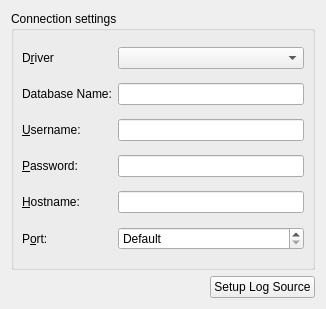
<?xml version="1.0" encoding="UTF-8"?>
<ui version="4.0">
 <class>dataLoggerWindow</class>
 <widget class="QWidget" name="dataLoggerWindow">
  <property name="geometry">
   <rect>
    <x>0</x>
    <y>0</y>
    <width>326</width>
    <height>309</height>
   </rect>
  </property>
  <property name="sizePolicy">
   <sizepolicy hsizetype="Preferred" vsizetype="Maximum">
    <horstretch>0</horstretch>
    <verstretch>0</verstretch>
   </sizepolicy>
  </property>
  <property name="windowTitle">
   <string>Form</string>
  </property>
  <layout class="QVBoxLayout" name="verticalLayout">
   <item>
    <widget class="QGroupBox" name="connGroupBox">
     <property name="title">
      <string>Connection settings</string>
     </property>
     <layout class="QGridLayout">
      <property name="leftMargin">
       <number>8</number>
      </property>
      <property name="topMargin">
       <number>8</number>
      </property>
      <property name="rightMargin">
       <number>8</number>
      </property>
      <property name="bottomMargin">
       <number>8</number>
      </property>
      <property name="spacing">
       <number>6</number>
      </property>
      <item row="0" column="1">
       <widget class="QComboBox" name="sourceTypeCombo"/>
      </item>
      <item row="2" column="0">
       <widget class="QLabel" name="textLabel4">
        <property name="text">
         <string>&amp;Username:</string>
        </property>
        <property name="buddy">
         <cstring>editUsername</cstring>
        </property>
       </widget>
      </item>
      <item row="0" column="0">
       <widget class="QLabel" name="textLabel2">
        <property name="text">
         <string>D&amp;river</string>
        </property>
        <property name="buddy">
         <cstring>sourceTypeCombo</cstring>
        </property>
       </widget>
      </item>
      <item row="1" column="1">
       <widget class="QLineEdit" name="editDatabase"/>
      </item>
      <item row="5" column="1">
       <widget class="QSpinBox" name="portSpinBox">
        <property name="specialValueText">
         <string>Default</string>
        </property>
        <property name="minimum">
         <number>-1</number>
        </property>
        <property name="maximum">
         <number>65535</number>
        </property>
        <property name="value">
         <number>-1</number>
        </property>
       </widget>
      </item>
      <item row="1" column="0">
       <widget class="QLabel" name="textLabel3">
        <property name="text">
         <string>Database Name:</string>
        </property>
        <property name="buddy">
         <cstring>editDatabase</cstring>
        </property>
       </widget>
      </item>
      <item row="3" column="1">
       <widget class="QLineEdit" name="editPassword">
        <property name="echoMode">
         <enum>QLineEdit::Password</enum>
        </property>
       </widget>
      </item>
      <item row="2" column="1">
       <widget class="QLineEdit" name="editUsername"/>
      </item>
      <item row="4" column="1">
       <widget class="QLineEdit" name="editHostname"/>
      </item>
      <item row="4" column="0">
       <widget class="QLabel" name="textLabel5">
        <property name="text">
         <string>&amp;Hostname:</string>
        </property>
        <property name="buddy">
         <cstring>editHostname</cstring>
        </property>
       </widget>
      </item>
      <item row="5" column="0">
       <widget class="QLabel" name="textLabel5_2">
        <property name="text">
         <string>P&amp;ort:</string>
        </property>
        <property name="buddy">
         <cstring>portSpinBox</cstring>
        </property>
       </widget>
      </item>
      <item row="3" column="0">
       <widget class="QLabel" name="textLabel4_2">
        <property name="text">
         <string>&amp;Password:</string>
        </property>
        <property name="buddy">
         <cstring>editPassword</cstring>
        </property>
       </widget>
      </item>
     </layout>
    </widget>
   </item>
   <item>
    <layout class="QHBoxLayout" name="horizontalLayout">
     <item>
      <spacer name="horizontalSpacer">
       <property name="orientation">
        <enum>Qt::Horizontal</enum>
       </property>
       <property name="sizeType">
        <enum>QSizePolicy::MinimumExpanding</enum>
       </property>
       <property name="sizeHint" stdset="0">
        <size>
         <width>40</width>
         <height>20</height>
        </size>
       </property>
      </spacer>
     </item>
     <item>
      <widget class="QPushButton" name="historicalSetupBtn">
       <property name="sizePolicy">
        <sizepolicy hsizetype="Minimum" vsizetype="Maximum">
         <horstretch>0</horstretch>
         <verstretch>0</verstretch>
        </sizepolicy>
       </property>
       <property name="text">
        <string>Setup Log Source</string>
       </property>
      </widget>
     </item>
    </layout>
   </item>
  </layout>
 </widget>
 <resources/>
 <connections/>
</ui>
